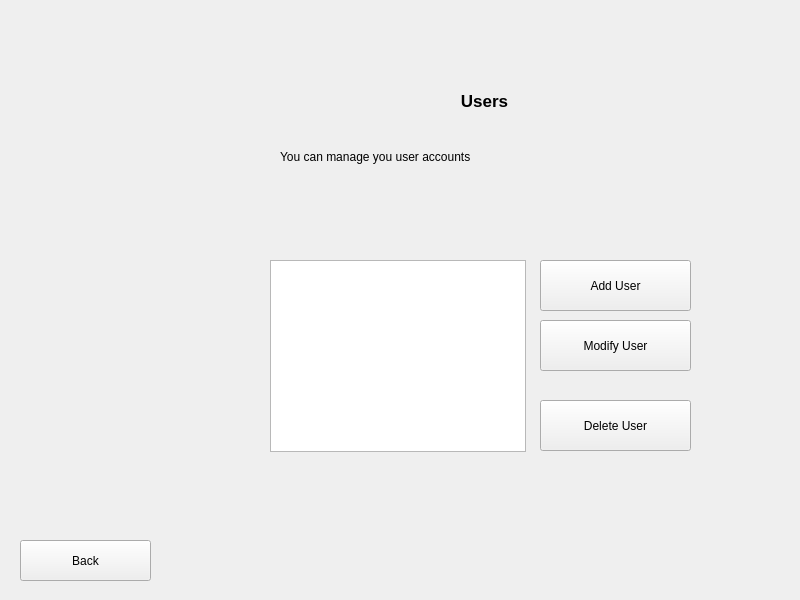
<ui version="4.0" >
 <class>FormUsers</class>
 <widget class="QWidget" name="FormUsers" >
  <property name="geometry" >
   <rect>
    <x>0</x>
    <y>0</y>
    <width>800</width>
    <height>600</height>
   </rect>
  </property>
  <property name="minimumSize" >
   <size>
    <width>800</width>
    <height>600</height>
   </size>
  </property>
  <property name="windowTitle" >
   <string>Form</string>
  </property>
  <widget class="QLabel" name="label_2" >
   <property name="geometry" >
    <rect>
     <x>0</x>
     <y>0</y>
     <width>800</width>
     <height>600</height>
    </rect>
   </property>
   <property name="text" >
    <string/>
   </property>
   <property name="pixmap" >
    <pixmap>../../../../../usr/share/kademar/utils/cadi/img/bg/cadi.png</pixmap>
   </property>
   <property name="scaledContents" >
    <bool>true</bool>
   </property>
  </widget>
  <widget class="QStackedWidget" name="pages" >
   <property name="geometry" >
    <rect>
     <x>240</x>
     <y>70</y>
     <width>491</width>
     <height>481</height>
    </rect>
   </property>
   <property name="currentIndex" >
    <number>0</number>
   </property>
   <widget class="QWidget" name="software" >
    <widget class="QLabel" name="label_4" >
     <property name="geometry" >
      <rect>
       <x>9</x>
       <y>20</y>
       <width>471</width>
       <height>21</height>
      </rect>
     </property>
     <property name="font" >
      <font>
       <pointsize>13</pointsize>
       <weight>75</weight>
       <bold>true</bold>
      </font>
     </property>
     <property name="text" >
      <string>Users</string>
     </property>
     <property name="alignment" >
      <set>Qt::AlignCenter</set>
     </property>
    </widget>
    <widget class="QLabel" name="label" >
     <property name="geometry" >
      <rect>
       <x>40</x>
       <y>80</y>
       <width>411</width>
       <height>41</height>
      </rect>
     </property>
     <property name="text" >
      <string>You can manage you user accounts</string>
     </property>
     <property name="alignment" >
      <set>Qt::AlignLeading|Qt::AlignLeft|Qt::AlignTop</set>
     </property>
    </widget>
    <widget class="QLabel" name="l_logo_blth" >
     <property name="geometry" >
      <rect>
       <x>300</x>
       <y>30</y>
       <width>131</width>
       <height>101</height>
      </rect>
     </property>
     <property name="text" >
      <string/>
     </property>
     <property name="pixmap" >
      <pixmap>../../../../../usr/share/kademar/utils/cadi/img/users.png</pixmap>
     </property>
    </widget>
    <widget class="QListWidget" name="list_user" >
     <property name="geometry" >
      <rect>
       <x>30</x>
       <y>190</y>
       <width>256</width>
       <height>192</height>
      </rect>
     </property>
     <property name="iconSize" >
      <size>
       <width>32</width>
       <height>32</height>
      </size>
     </property>
    </widget>
    <widget class="QPushButton" name="b_delUser" >
     <property name="geometry" >
      <rect>
       <x>300</x>
       <y>330</y>
       <width>151</width>
       <height>51</height>
      </rect>
     </property>
     <property name="text" >
      <string>Delete User</string>
     </property>
     <property name="icon" >
      <iconset>
       <normaloff>../../../../../usr/share/kademar/utils/cadi/img/list-remove-user.png</normaloff>../../../../../usr/share/kademar/utils/cadi/img/list-remove-user.png</iconset>
     </property>
     <property name="iconSize" >
      <size>
       <width>32</width>
       <height>32</height>
      </size>
     </property>
    </widget>
    <widget class="QPushButton" name="b_addUser" >
     <property name="geometry" >
      <rect>
       <x>300</x>
       <y>190</y>
       <width>151</width>
       <height>51</height>
      </rect>
     </property>
     <property name="text" >
      <string>Add User</string>
     </property>
     <property name="icon" >
      <iconset>
       <normaloff>../../../../../usr/share/kademar/utils/cadi/img/list_add_user.png</normaloff>../../../../../usr/share/kademar/utils/cadi/img/list_add_user.png</iconset>
     </property>
     <property name="iconSize" >
      <size>
       <width>32</width>
       <height>32</height>
      </size>
     </property>
    </widget>
    <widget class="QPushButton" name="b_modifyUser" >
     <property name="geometry" >
      <rect>
       <x>300</x>
       <y>250</y>
       <width>151</width>
       <height>51</height>
      </rect>
     </property>
     <property name="text" >
      <string>Modify User</string>
     </property>
     <property name="icon" >
      <iconset>
       <normaloff>../../../../../usr/share/kademar/utils/cadi/img/user-properties.png</normaloff>../../../../../usr/share/kademar/utils/cadi/img/user-properties.png</iconset>
     </property>
     <property name="iconSize" >
      <size>
       <width>32</width>
       <height>32</height>
      </size>
     </property>
    </widget>
    <widget class="QLabel" name="l_warn" >
     <property name="geometry" >
      <rect>
       <x>60</x>
       <y>420</y>
       <width>331</width>
       <height>20</height>
      </rect>
     </property>
     <property name="palette" >
      <palette>
       <active>
        <colorrole role="WindowText" >
         <brush brushstyle="SolidPattern" >
          <color alpha="255" >
           <red>170</red>
           <green>0</green>
           <blue>0</blue>
          </color>
         </brush>
        </colorrole>
       </active>
       <inactive>
        <colorrole role="WindowText" >
         <brush brushstyle="SolidPattern" >
          <color alpha="255" >
           <red>170</red>
           <green>0</green>
           <blue>0</blue>
          </color>
         </brush>
        </colorrole>
       </inactive>
       <disabled>
        <colorrole role="WindowText" >
         <brush brushstyle="SolidPattern" >
          <color alpha="255" >
           <red>115</red>
           <green>120</green>
           <blue>124</blue>
          </color>
         </brush>
        </colorrole>
       </disabled>
      </palette>
     </property>
     <property name="font" >
      <font>
       <weight>75</weight>
       <italic>true</italic>
       <bold>true</bold>
      </font>
     </property>
     <property name="text" >
      <string/>
     </property>
    </widget>
   </widget>
   <widget class="QWidget" name="page" >
    <widget class="QLineEdit" name="le_user" >
     <property name="geometry" >
      <rect>
       <x>200</x>
       <y>130</y>
       <width>201</width>
       <height>26</height>
      </rect>
     </property>
    </widget>
    <widget class="QLineEdit" name="le_login" >
     <property name="geometry" >
      <rect>
       <x>200</x>
       <y>180</y>
       <width>201</width>
       <height>26</height>
      </rect>
     </property>
    </widget>
    <widget class="QLineEdit" name="le_passwd" >
     <property name="geometry" >
      <rect>
       <x>200</x>
       <y>230</y>
       <width>201</width>
       <height>26</height>
      </rect>
     </property>
     <property name="echoMode" >
      <enum>QLineEdit::Password</enum>
     </property>
    </widget>
    <widget class="QLineEdit" name="le_passwd2" >
     <property name="geometry" >
      <rect>
       <x>200</x>
       <y>280</y>
       <width>201</width>
       <height>26</height>
      </rect>
     </property>
     <property name="echoMode" >
      <enum>QLineEdit::Password</enum>
     </property>
    </widget>
    <widget class="QLabel" name="label_7" >
     <property name="geometry" >
      <rect>
       <x>42</x>
       <y>133</y>
       <width>131</width>
       <height>20</height>
      </rect>
     </property>
     <property name="text" >
      <string>User Name</string>
     </property>
     <property name="alignment" >
      <set>Qt::AlignRight|Qt::AlignTrailing|Qt::AlignVCenter</set>
     </property>
    </widget>
    <widget class="QLabel" name="label_8" >
     <property name="geometry" >
      <rect>
       <x>60</x>
       <y>183</y>
       <width>121</width>
       <height>20</height>
      </rect>
     </property>
     <property name="text" >
      <string>Account Name</string>
     </property>
     <property name="alignment" >
      <set>Qt::AlignRight|Qt::AlignTrailing|Qt::AlignVCenter</set>
     </property>
    </widget>
    <widget class="QLabel" name="label_9" >
     <property name="geometry" >
      <rect>
       <x>60</x>
       <y>233</y>
       <width>121</width>
       <height>20</height>
      </rect>
     </property>
     <property name="text" >
      <string>Password</string>
     </property>
     <property name="alignment" >
      <set>Qt::AlignRight|Qt::AlignTrailing|Qt::AlignVCenter</set>
     </property>
    </widget>
    <widget class="QLabel" name="label_10" >
     <property name="geometry" >
      <rect>
       <x>30</x>
       <y>283</y>
       <width>151</width>
       <height>20</height>
      </rect>
     </property>
     <property name="text" >
      <string>Repeat Password</string>
     </property>
     <property name="alignment" >
      <set>Qt::AlignRight|Qt::AlignTrailing|Qt::AlignVCenter</set>
     </property>
    </widget>
    <widget class="QPushButton" name="b_create" >
     <property name="geometry" >
      <rect>
       <x>310</x>
       <y>380</y>
       <width>121</width>
       <height>41</height>
      </rect>
     </property>
     <property name="text" >
      <string>Accept</string>
     </property>
     <property name="icon" >
      <iconset>
       <normaloff>../../../../../usr/share/kademar/utils/cadi/img/ok.png</normaloff>../../../../../usr/share/kademar/utils/cadi/img/ok.png</iconset>
     </property>
     <property name="iconSize" >
      <size>
       <width>22</width>
       <height>22</height>
      </size>
     </property>
    </widget>
    <widget class="QPushButton" name="b_cancel" >
     <property name="geometry" >
      <rect>
       <x>150</x>
       <y>380</y>
       <width>121</width>
       <height>41</height>
      </rect>
     </property>
     <property name="text" >
      <string>Cancel</string>
     </property>
     <property name="icon" >
      <iconset>
       <normaloff>../../../../../usr/share/kademar/utils/cadi/img/enrera.png</normaloff>../../../../../usr/share/kademar/utils/cadi/img/enrera.png</iconset>
     </property>
     <property name="iconSize" >
      <size>
       <width>22</width>
       <height>22</height>
      </size>
     </property>
    </widget>
    <widget class="QLabel" name="label_11" >
     <property name="geometry" >
      <rect>
       <x>10</x>
       <y>30</y>
       <width>471</width>
       <height>20</height>
      </rect>
     </property>
     <property name="font" >
      <font>
       <pointsize>12</pointsize>
       <weight>75</weight>
       <italic>true</italic>
       <bold>true</bold>
      </font>
     </property>
     <property name="text" >
      <string>Create New User Account</string>
     </property>
     <property name="alignment" >
      <set>Qt::AlignCenter</set>
     </property>
    </widget>
   </widget>
   <widget class="QWidget" name="page_2" >
    <widget class="QLineEdit" name="le_modify_user" >
     <property name="geometry" >
      <rect>
       <x>200</x>
       <y>280</y>
       <width>201</width>
       <height>26</height>
      </rect>
     </property>
    </widget>
    <widget class="QLabel" name="l_pass" >
     <property name="geometry" >
      <rect>
       <x>42</x>
       <y>183</y>
       <width>131</width>
       <height>20</height>
      </rect>
     </property>
     <property name="text" >
      <string>Password</string>
     </property>
     <property name="alignment" >
      <set>Qt::AlignRight|Qt::AlignTrailing|Qt::AlignVCenter</set>
     </property>
    </widget>
    <widget class="QLineEdit" name="le_modify_pass" >
     <property name="geometry" >
      <rect>
       <x>200</x>
       <y>180</y>
       <width>201</width>
       <height>26</height>
      </rect>
     </property>
     <property name="echoMode" >
      <enum>QLineEdit::Password</enum>
     </property>
    </widget>
    <widget class="QPushButton" name="b_cancel_2" >
     <property name="geometry" >
      <rect>
       <x>150</x>
       <y>380</y>
       <width>121</width>
       <height>41</height>
      </rect>
     </property>
     <property name="text" >
      <string>Cancel</string>
     </property>
     <property name="icon" >
      <iconset>
       <normaloff>../../../../../usr/share/kademar/utils/cadi/img/enrera.png</normaloff>../../../../../usr/share/kademar/utils/cadi/img/enrera.png</iconset>
     </property>
     <property name="iconSize" >
      <size>
       <width>22</width>
       <height>22</height>
      </size>
     </property>
    </widget>
    <widget class="QLabel" name="label_13" >
     <property name="geometry" >
      <rect>
       <x>10</x>
       <y>30</y>
       <width>471</width>
       <height>20</height>
      </rect>
     </property>
     <property name="font" >
      <font>
       <pointsize>12</pointsize>
       <weight>75</weight>
       <italic>true</italic>
       <bold>true</bold>
      </font>
     </property>
     <property name="text" >
      <string>Modify User Account</string>
     </property>
     <property name="alignment" >
      <set>Qt::AlignCenter</set>
     </property>
    </widget>
    <widget class="QPushButton" name="b_modify" >
     <property name="geometry" >
      <rect>
       <x>310</x>
       <y>380</y>
       <width>121</width>
       <height>41</height>
      </rect>
     </property>
     <property name="text" >
      <string>Accept</string>
     </property>
     <property name="icon" >
      <iconset>
       <normaloff>../../../../../usr/share/kademar/utils/cadi/img/ok.png</normaloff>../../../../../usr/share/kademar/utils/cadi/img/ok.png</iconset>
     </property>
     <property name="iconSize" >
      <size>
       <width>22</width>
       <height>22</height>
      </size>
     </property>
    </widget>
    <widget class="QCheckBox" name="ch_pass" >
     <property name="geometry" >
      <rect>
       <x>60</x>
       <y>140</y>
       <width>191</width>
       <height>25</height>
      </rect>
     </property>
     <property name="text" >
      <string>Change Pasword</string>
     </property>
    </widget>
    <widget class="QLabel" name="l_user" >
     <property name="geometry" >
      <rect>
       <x>40</x>
       <y>280</y>
       <width>131</width>
       <height>20</height>
      </rect>
     </property>
     <property name="text" >
      <string>User Name</string>
     </property>
     <property name="alignment" >
      <set>Qt::AlignRight|Qt::AlignTrailing|Qt::AlignVCenter</set>
     </property>
    </widget>
    <widget class="QCheckBox" name="ch_username" >
     <property name="geometry" >
      <rect>
       <x>60</x>
       <y>240</y>
       <width>241</width>
       <height>25</height>
      </rect>
     </property>
     <property name="text" >
      <string>Change User Name</string>
     </property>
    </widget>
    <zorder>le_modify_user</zorder>
    <zorder>l_pass</zorder>
    <zorder>le_modify_pass</zorder>
    <zorder>b_cancel_2</zorder>
    <zorder>label_13</zorder>
    <zorder>b_modify</zorder>
    <zorder>ch_pass</zorder>
    <zorder>ch_username</zorder>
    <zorder>l_user</zorder>
   </widget>
  </widget>
  <widget class="QLabel" name="label_3" >
   <property name="geometry" >
    <rect>
     <x>20</x>
     <y>10</y>
     <width>90</width>
     <height>90</height>
    </rect>
   </property>
   <property name="text" >
    <string/>
   </property>
   <property name="pixmap" >
    <pixmap>../../../../../usr/share/kademar/utils/cadi/img/kademar.png</pixmap>
   </property>
   <property name="scaledContents" >
    <bool>true</bool>
   </property>
  </widget>
  <widget class="QPushButton" name="b_sortir" >
   <property name="geometry" >
    <rect>
     <x>20</x>
     <y>540</y>
     <width>131</width>
     <height>41</height>
    </rect>
   </property>
   <property name="text" >
    <string>Back</string>
   </property>
   <property name="icon" >
    <iconset>
     <normaloff>../../../../../usr/share/kademar/utils/cadi/img/enrera.png</normaloff>../../../../../usr/share/kademar/utils/cadi/img/enrera.png</iconset>
   </property>
  </widget>
 </widget>
 <resources/>
 <connections/>
</ui>
